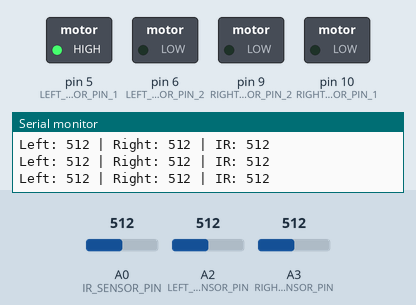
Bench run of a sketch on a simulated Arduino Uno, built with avr-gcc and run on an emulated ATmega328P. Shown: switched loads named in the sketch (green lamp = pin HIGH), the last lines printed to the serial monitor. The inputs (shaded band) are chosen by the test bench; at power-on: A0 (IR_SENSOR_PIN) = 512, A2 (LEFT_SENSOR_PIN) = 512, A3 (RIGHT_SENSOR_PIN) = 512.

Above: at 1.2 s.
1.3 s: A0 (IR_SENSOR_PIN) set to 334
4.3 s: A0 (IR_SENSOR_PIN) set to 307
At 5.0 s:
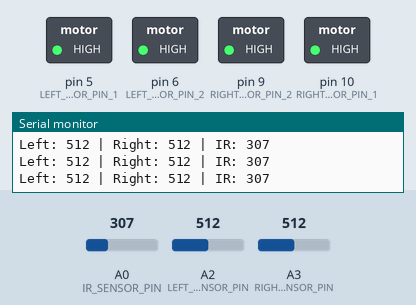
5.8 s: A2 (LEFT_SENSOR_PIN) set to 992
8.8 s: A2 (LEFT_SENSOR_PIN) set to 1013
11.8 s: A3 (RIGHT_SENSOR_PIN) set to 109
14.8 s: A3 (RIGHT_SENSOR_PIN) set to 94
Timing chart, 0 to 17.3 s (numbered marks = the images above; inputs shaded):
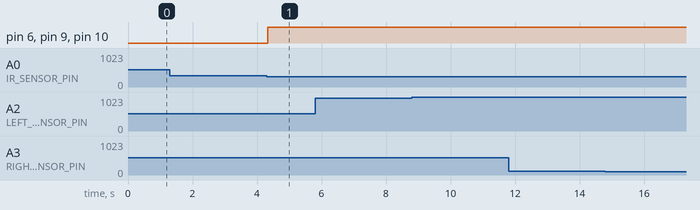

The sketch:

LineFollower2SensoresL293DIrAvoid.ino
```cpp
#include <Servo.h>

// Definições dos pinos dos sensores
#define LEFT_SENSOR_PIN A2
#define RIGHT_SENSOR_PIN A3
#define IR_SENSOR_PIN A0  // Sensor de colisão frontal infravermelho analógico

// Pinos dos motores (L293D)
// Motor A
#define LEFT_MOTOR_PIN_1 5
#define LEFT_MOTOR_PIN_2 6
// Motor B
#define RIGHT_MOTOR_PIN_1 10
#define RIGHT_MOTOR_PIN_2 9

#define SENSOR_THRESHOLD 220
#define IR_THRESHOLD 320  // Ajuste conforme o sensor utilizado

void LEFT(void);
void RIGHT(void);
void STOP(void);

short left_sensor;
short right_sensor;
int ir_value; // Valor lido do sensor de colisão

#define BLACK  0
#define WHITE  1

void setup() {
  pinMode(LEFT_SENSOR_PIN, INPUT);
  pinMode(RIGHT_SENSOR_PIN, INPUT);
  pinMode(IR_SENSOR_PIN, INPUT);

  pinMode(LEFT_MOTOR_PIN_1, OUTPUT);
  pinMode(LEFT_MOTOR_PIN_2, OUTPUT);
  pinMode(RIGHT_MOTOR_PIN_1, OUTPUT);
  pinMode(RIGHT_MOTOR_PIN_2, OUTPUT);

  Serial.begin(9600);
  while (!Serial);
  BREAK();
  Serial.println("DUDU START!");
}

void readSensors() {
    left_sensor = analogRead(LEFT_SENSOR_PIN);
    right_sensor = analogRead(RIGHT_SENSOR_PIN);
    ir_value = analogRead(IR_SENSOR_PIN);

    Serial.print("Left: ");
    Serial.print(left_sensor);
    Serial.print(" | Right: ");
    Serial.print(right_sensor);
    Serial.print(" | IR: ");
    Serial.println(ir_value);

    if (left_sensor < SENSOR_THRESHOLD) {
      left_sensor = BLACK;
    } else {
      left_sensor = WHITE;
    }

    if (right_sensor < SENSOR_THRESHOLD) {
      right_sensor = BLACK;
    } else {
      right_sensor = WHITE;
    }
}


// 0 = expectedRight, 1 = expectedLeft, 2 = nothing
int expected = 0;


void DoObstacle(){

          BREAK(); //Parar
          delay(50);


}


void loop() {


    readSensors();


    // Verifica colisão pelo sensor IR
  if (ir_value < IR_THRESHOLD) {
    DoObstacle();
    return;
  }

  // Lógica do seguidor de linha
  if (left_sensor == BLACK && right_sensor == BLACK) {
    FORWARD();
  }
  else if (left_sensor == BLACK && right_sensor == WHITE) {
    LEFT2();
    expected = 1; // Caso perca a linha, busca pela esquerda
  }
  else if (left_sensor == WHITE && right_sensor == BLACK) {
    RIGHT2();
    expected = 0; // Caso perca a linha, busca pela direita
  }
  else { // Ambos sensores brancos (linha perdida)
    if (expected == 0) {
      RIGHT2();
    }
    else if (expected == 1) {
      LEFT2();
    }
    else {
      STOP();
    }
  }

  delay(50);

}

void FORWARD() {
    digitalWrite(LEFT_MOTOR_PIN_1, HIGH);
    digitalWrite(LEFT_MOTOR_PIN_2, LOW);
    digitalWrite(RIGHT_MOTOR_PIN_1, LOW);
    digitalWrite(RIGHT_MOTOR_PIN_2, HIGH);
}

void BACK() {
    digitalWrite(LEFT_MOTOR_PIN_1, LOW);
    digitalWrite(LEFT_MOTOR_PIN_2, HIGH);
    digitalWrite(RIGHT_MOTOR_PIN_1, HIGH);
    digitalWrite(RIGHT_MOTOR_PIN_2, LOW);
}

void RIGHT2(void) {
    digitalWrite(LEFT_MOTOR_PIN_1, HIGH);
    digitalWrite(LEFT_MOTOR_PIN_2, LOW);
    digitalWrite(RIGHT_MOTOR_PIN_1, LOW);
    digitalWrite(RIGHT_MOTOR_PIN_2, LOW);
}


void LEFT2(void) {
    digitalWrite(LEFT_MOTOR_PIN_1, LOW);
    digitalWrite(LEFT_MOTOR_PIN_2, LOW);
    digitalWrite(RIGHT_MOTOR_PIN_1, LOW);
    digitalWrite(RIGHT_MOTOR_PIN_2, HIGH);
}
void RIGHT(void) {
    digitalWrite(LEFT_MOTOR_PIN_1, HIGH);
    digitalWrite(LEFT_MOTOR_PIN_2, LOW);
    digitalWrite(RIGHT_MOTOR_PIN_1, HIGH);
    digitalWrite(RIGHT_MOTOR_PIN_2, LOW);
}
void LEFT(void) {
    digitalWrite(LEFT_MOTOR_PIN_1, LOW);
    digitalWrite(LEFT_MOTOR_PIN_2, HIGH);
    digitalWrite(RIGHT_MOTOR_PIN_1, LOW);
    digitalWrite(RIGHT_MOTOR_PIN_2, HIGH);
}

void STOP(void) {
    digitalWrite(LEFT_MOTOR_PIN_1, LOW);
    digitalWrite(LEFT_MOTOR_PIN_2, LOW);
    digitalWrite(RIGHT_MOTOR_PIN_1, LOW);
    digitalWrite(RIGHT_MOTOR_PIN_2, LOW);
}

void BREAK(void) {
    digitalWrite(LEFT_MOTOR_PIN_1, HIGH);
    digitalWrite(LEFT_MOTOR_PIN_2, HIGH);
    digitalWrite(RIGHT_MOTOR_PIN_1, HIGH);
    digitalWrite(RIGHT_MOTOR_PIN_2, HIGH);
}
```

Measured:
- the behaviour switches between 320 and 319 on A0 (IR_SENSOR_PIN) (found by bisection; images 0 and 1)
- after the input at 4.3 s, pin 6 (LEFT_MOTOR_PIN_2), pin 9 (RIGHT_MOTOR_PIN_2), pin 10 (RIGHT_MOTOR_PIN_1): LOW → HIGH at once
